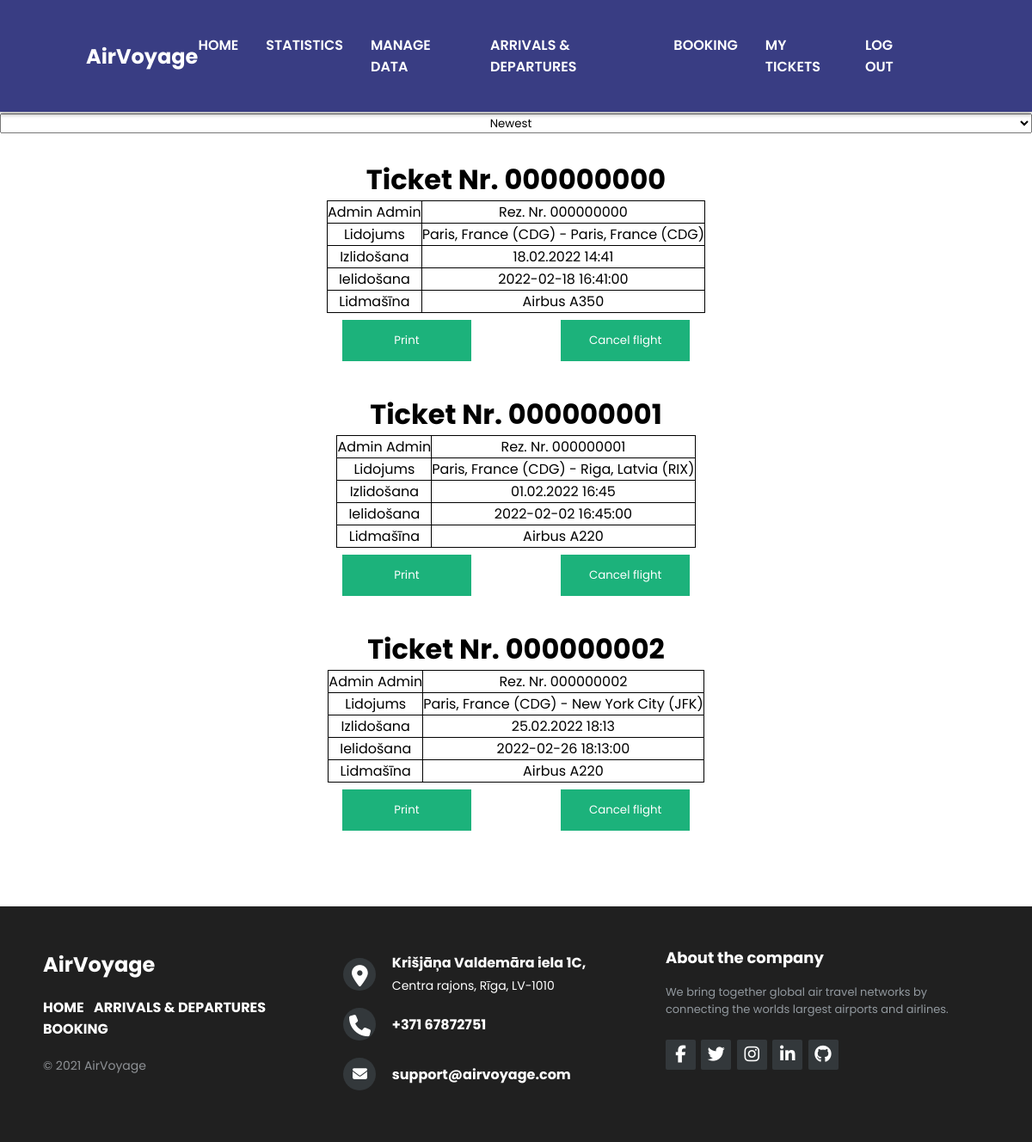
/myTickets (signed in), run on the app's committed database.
### AirVoyage/models.py (models this page shows, shortened)
class Ticket(db.Model):
  id = db.Column(db.Integer, primary_key=True)
  ownerId = db.Column(db.Integer, db.ForeignKey('user.id'))
  flightId = db.Column(db.Integer, db.ForeignKey('flight.id'))
  purchaseDate = db.Column(db.DateTime)

class User(db.Model, UserMixin):
  id = db.Column(db.Integer, primary_key=True)
  name = db.Column(db.String(150))
  surname = db.Column(db.String(150))
  email = db.Column(db.String(150), unique=True)
  psw = db.Column(db.String(150))
  tickets = db.relationship("Ticket")

class Airport(db.Model):
  name = db.Column(db.String(150))
  abbreviation = db.Column(db.String(3), primary_key=True)
  address = db.Column(db.String(150))
  airplanes = db.relationship("Airplane")
  incomingFlights = db.relationship("Flight", primaryjoin="and_(Airport.abbreviation==Flight.airportToId, Flight.isFinished==False)", backref='airportTo')
  outgoingFlights = db.relationship("Flight", primaryjoin="and_(Airport.abbreviation==Flight.airportFromId, Flight.isFinished==False)", backref='airportFrom')

class Flight(db.Model):
  id = db.Column(db.Integer, primary_key=True)
  number = db.Column(db.Integer)
  departureDate = db.Column(db.DateTime)
  arrivalDate = db.Column(db.DateTime)
  airportFromId = db.Column(db.String(150), db.ForeignKey('airport.abbreviation'))
  airportToId = db.Column(db.String(150), db.ForeignKey('airport.abbreviation'))
  airplaneId = db.Column(db.Integer, db.ForeignKey('airplane.id'))
  tickets = db.relationship("Ticket", backref='flight')
  isFinished = db.Column(db.Boolean, default=False)

class Airplane(db.Model):
  id = db.Column(db.Integer, primary_key=True)
  model = db.Column(db.String(150))
  yearOfManufacture = db.Column(db.Integer)
  seats = db.Column(db.Integer)
  airportId = db.Column(db.Integer, db.ForeignKey('airport.abbreviation'));
  flights = db.relationship("Flight", primaryjoin="and_(Airplane.id==Flight.airplaneId, Flight.isFinished==False)", backref='airplane')

### AirVoyage/views.py (the view, shortened to what this page needs)
@views.route('myTickets', methods=["GET", "POST"])
@flask_login.login_required
def myTickets():
  return render_template("myTickets.html",
    isLoggedIn = flask_login.current_user.is_authenticated,
    isAdmin = isAdmin(flask_login.current_user),
    user = flask_login.current_user,
    tickets = [ticket for ticket in flask_login.current_user.tickets if not ticket.flight.isFinished])

### AirVoyage/__init__.py (called while the page is built)
def create_app():
    app = Flask(__name__)
    app.config['SECRET_KEY'] = 'CLASSIFIED TOP SECRET KEY'
    app.config['SQLALCHEMY_DATABASE_URI'] = f'sqlite:///{DB_NAME}'
    db.init_app(app)
    from .views import views
    from .auth import auth
    app.register_blueprint(views, url_prefix='/')
    app.register_blueprint(auth, url_prefix='/')
    from .models import User
    create_database(app)
    login_manager = LoginManager()
    login_manager.login_view = 'auth.login'
    login_manager.init_app(app)
    @login_manager.user_loader
    def load_user(id):
        return User.query.get(int(id))
    return app

### AirVoyage/views.py (called while the page is built)
def isAdmin(user):
  admins = ['admin@admin.admin']
  if user.is_authenticated and user.email in admins:
    return True
  else:
    return False

### AirVoyage/templates/myTickets.html (shortened to what this page needs)
<!DOCTYPE html>
<html lang="en">
<head>
    <link rel="stylesheet" href="../static/css/signUp.css">
    <link rel="stylesheet" href="../static/css/myTickets.css">
    <link rel="stylesheet" href="../static/css/styles.css">
</head>
<body>
  {% include "header.html" %}
   <select id="order" name="order">
      <option value="newest">Newest</option>
    </select>
  {% for ticket in tickets %}
  <div class="ticket-container">
    <h1>Ticket Nr. {{"{:09d}".format(ticket.id)}}</h1>
    <table id="{{ticket.id}}">
      <tr>
        <td>{{user.name}} {{user.surname}}</td>
        <td>Rez. Nr. {{"{:09d}".format(ticket.id)}}</td>
      </tr>
      <tr>
        <td>Lidojums</td>
        <td>{{ticket.flight.airportFrom.address}} ({{ticket.flight.airportFrom.abbreviation}}) - {{ticket.flight.airportTo.address}} ({{ticket.flight.airportTo.abbreviation}})</td>
      </tr>
      <tr>
        <td>Izlidošana</td>
        <td>{{ticket.flight.departureDate.strftime('%d.%m.%Y %H:%M')}}</td>
      </tr>
      <tr>
        <td>Ielidošana</td>
        <td>{{ticket.flight.arrivalDate}}</td>
      </tr>
      <tr>
        <td>Lidmašīna</td>
        <td>{{ticket.flight.airplane.model}}</td>
      </tr>
    </table>
    <button class='print'>Print</button>
    <button class='cancel'>Cancel flight</button>
  </div>
  {% endfor %}
  {% include "footer.html" %}
</body>
</html>

### AirVoyage/static/css/signUp.css (style rules this page uses)
* { margin: 0; padding: 0; box-sizing: border-box; font-family: 'Poppins', sans-serif; scroll-behavior: smooth; }
button { background-color: #04AA6D; color: white; padding: 14px 20px; margin: 8px 0; border: none; cursor: pointer; width: 100%; opacity: 0.9; }

### AirVoyage/static/css/myTickets.css (style rules this page uses)
table { margin-left: 10px; border-collapse: collapse; }
table, td, th { border: 1px solid black; }
button { width: 150px; display: inline-block; }
.ticket-container { text-align: center; margin-top: 30px; }
.ticket-container h1, .ticket-container table { margin: auto; }
.ticket-container button { margin-right: 50px; margin-left: 50px; }
select { text-align: center; width: 100%; }

### data on the page
Ticket: id "000000000", flight.airportFrom.address "Paris, France", flight.airportFrom.abbreviation "CDG", flight.airportTo.address "Paris, France", flight.airportTo.abbreviation "CDG", flight.departureDate "18.02.2022 14:41", flight.arrivalDate "2022-02-18 16:41:00", flight.airplane.model "Airbus A350"
User: name "Admin", surname "Admin"
Ticket: id "000000001", flight.airportFrom.address "Paris, France", flight.airportFrom.abbreviation "CDG", flight.airportTo.address "Riga, Latvia", flight.airportTo.abbreviation "RIX", flight.departureDate "01.02.2022 16:45", flight.arrivalDate "2022-02-02 16:45:00", flight.airplane.model "Airbus A220"
Ticket: id "000000002", flight.airportFrom.address "Paris, France", flight.airportFrom.abbreviation "CDG", flight.airportTo.address "New York City", flight.airportTo.abbreviation "JFK", flight.departureDate "25.02.2022 18:13", flight.arrivalDate "2022-02-26 18:13:00", flight.airplane.model "Airbus A220"
